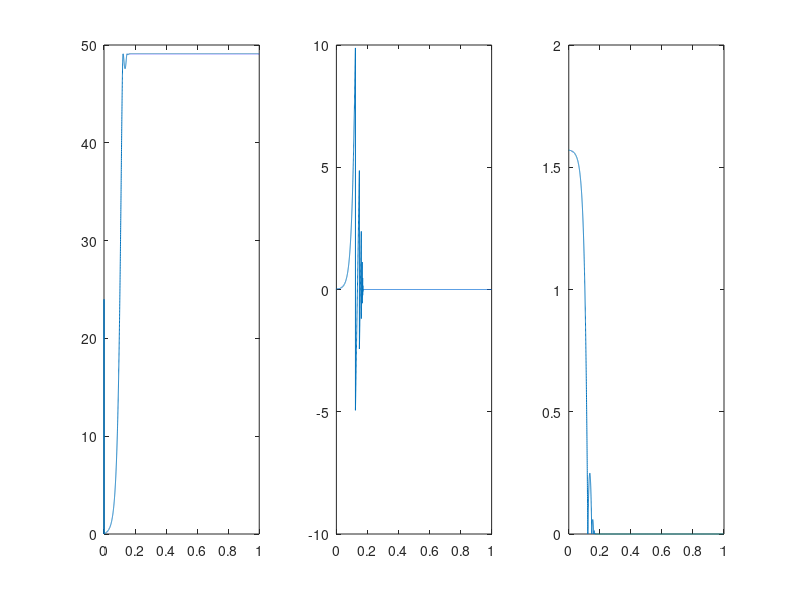

Recreate this plot in MATLAB.
%% Rotation runt Z-axeln.

values = 8001; %Antal samples
tid = linspace(0,1,values);
force = zeros(1, values);
force(1) = 100; %Newton
force(2) = 100; %Newton
radie = 0.8; %Meter
massa = 5.0; %kilogram
langd = 1; %Meter
bredd = 1; %Meter
g = 9.82;  %m/s^2
Ff = 0.1;  %Newton
CoR = 0.5;% bara ett tal mellan 0-1, studskoefficient

acce = zeros(1, values);
hastighet = zeros(1, values);
vinkel = zeros(1, values);

vinkel(1) = pi/2; % Startvinkel, radian
% Om radie < Hmin -> tippar bakåt, Om radie > Hmax -> tippar framåt 
Hmin = (((force(1)*langd)/2) - ((massa*g*bredd)/2) - ((Ff* langd)/2)) / force(1); %Meter
Hmax = (((force(1)*langd)/2) + ((massa*g*bredd)/2) - ((Ff* langd)/2)) / force(1); %Meter


troghet = massa/3*(langd^2+bredd^2); %kg/m^2
step = 1/1000; %Step size
ifsats = 0;
for idx = 2:values
     if radie < Hmin % Faller bakåt
        
        acce(1,idx) = ((1/troghet)*(force(idx)*radie) + g*massa*cos(vinkel(idx-1)));
        hastighet(1,idx) = hastighet(idx-1) + step*acce(idx);
        vinkel(1,idx) = (vinkel(idx-1) + (step*hastighet(idx)));
        
        if vinkel(1,idx) > pi 
            vinkel(1,idx) = pi;
            hastighet(1,idx) = -hastighet(idx-1)*CoR;
            ifsats = 1;
        end
        loop = 1; 
        
    elseif radie > Hmax % Faller framåt
          
            acce(1,idx) = (1/troghet)*(force(idx)*radie) + g*massa*cos(vinkel(idx-1));
            hastighet(1,idx) = hastighet(idx-1) + step*acce(idx);
            vinkel(1,idx) = (vinkel(idx-1) - (step*hastighet(idx)));
        
            if vinkel(1,idx) < 0
                vinkel(1,idx) = 0;
                hastighet(1,idx) = -hastighet(idx-1)*CoR;
            end
            loop = 2;
    else % Translateras endast
        vinkel(1,idx) = 0;
        hastighet(1,idx) = 0;
        acce(1, idx) = 0;  
        loop = 3;
    end
end

subplot(1,3,1)
plot(tid,acce);
subplot(1,3,2)
plot(tid, hastighet);
subplot(1,3,3)
plot(tid, vinkel);

%%
